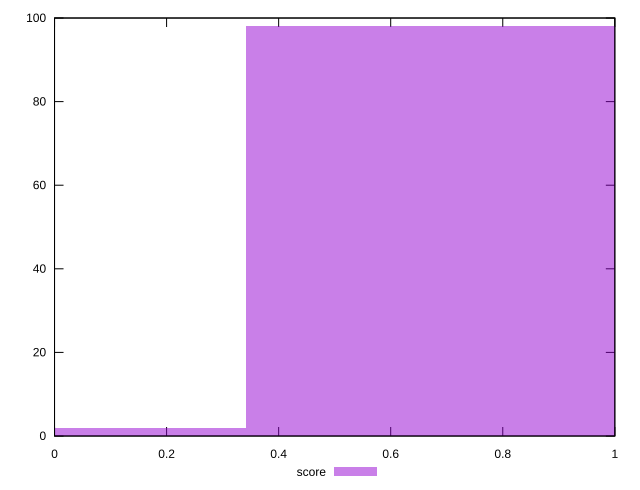

This figure's gnuplot source:
reset

$score <<EOF
0.6837538401991381 98
0 2
EOF

set key outside below
set boxwidth 0.6837538401991381
set xrange [0:1]
set yrange [0:100]
set trange [0:100]
set style fill transparent solid 0.5 noborder
set terminal svg size 640, 490 enhanced background rgb 'white'
set output "reprap/uses-rel-preload/samples/pages/score/histogram.svg"

plot $score title "score" with boxes

reset
